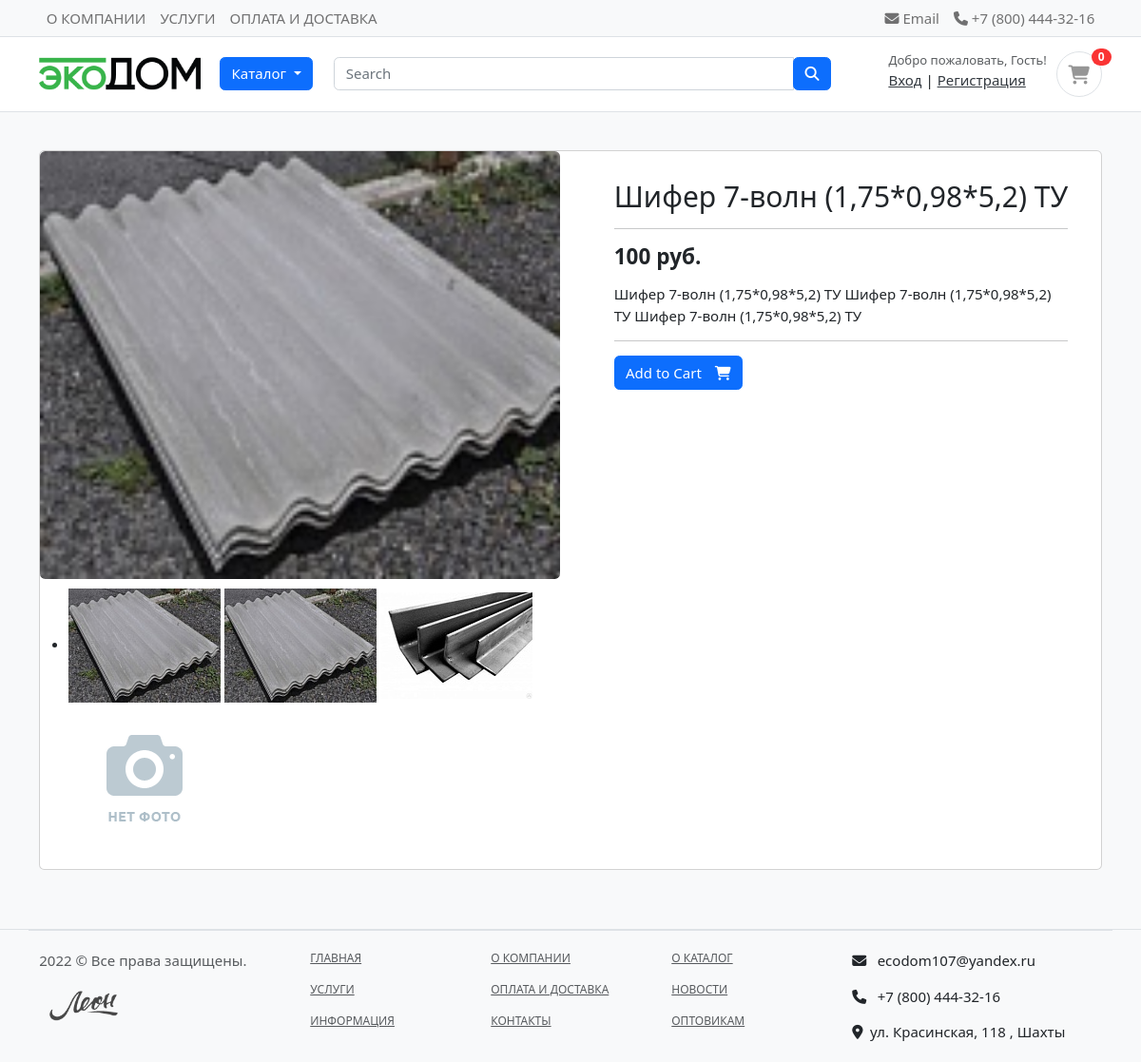
The page /shop/category/shifer/shifer-7-voln-17509852-tu/ on the database its author committed.
### shop/models.py (models this page shows, shortened)
class Product(models.Model):
    product_name = models.CharField(max_length=200, unique=True)
    slug = models.SlugField(max_length=200, unique=True)
    description = models.TextField(max_length=500, blank=True)
    price = models.IntegerField()
    images = models.ImageField(upload_to='photos/products')
    stock = models.IntegerField()
    is_available = models.BooleanField(default=True)
    category = models.ForeignKey(Category, on_delete=models.CASCADE)
    created_date = models.DateTimeField(auto_now_add=True)
    modified_date = models.DateTimeField(auto_now=True)

class ProductGallery(models.Model): # Убрать этот класс???
    product = models.ForeignKey(Product, default=None, on_delete=models.CASCADE)
    image = models.ImageField(upload_to='store/products', max_length=255)
    class Meta:
        verbose_name = 'productgallery'
        verbose_name_plural = 'product gallery'

### shop/views.py (the view)
# urls.py: path('category/<slug:category_slug>/<slug:product_slug>/', views.product_detail, name='product_detail'),
def product_detail(request, category_slug, product_slug):
    try:
        single_product = Product.objects.get(category__slug=category_slug, slug=product_slug)
        in_cart = CartItem.objects.filter(cart__cart_id=_cart_id(request), product=single_product).exists()
    except Exception as e:
        raise e
    if request.user.is_authenticated:
        try:
            orderproduct = OrderProduct.objects.filter(user=request.user, product_id=single_product.id).exists()
        except OrderProduct.DoesNotExist:
            orderproduct = None
    else:
        orderproduct = None
    product_gallery = ProductGallery.objects.filter(product_id=single_product.id)
    context = {
        'single_product': single_product,
        'in_cart': in_cart,
        'orderproduct': orderproduct,
        'product_gallery': product_gallery,
    }
    return render(request, 'shop/product_detail.html', context)

### carts/context_processors.py (called while the page is built)
def counter(request):
    cart_count = 0
    if 'admin' in request.path:
        return {}
    else:
        try:
            cart = Cart.objects.filter(cart_id=_cart_id(request))
            if request.user.is_authenticated:
                cart_items = CartItem.objects.all().filter(user=request.user)
            else:
                cart_items = CartItem.objects.all().filter(cart=cart[:1])
            for cart_item in cart_items:
                cart_count += cart_item.quantity
        except Cart.DoesNotExist:
            cart_count = 0
    return dict(cart_count=cart_count)

### carts/views.py (called while the page is built)
def _cart_id(request):
    cart = request.session.session_key
    if not cart:
        cart = request.session.create()
    return cart

### category/context_processors.py (called while the page is built)
def menu_links(request):
    links = Category.objects.all()
    return dict(links=links)

### category/models.py (called while the page is built)
    def get_url(self):
            return reverse('products_by_category', args=[self.slug])

### shop/templates/shop/product_detail.html (shortened to what this page needs)
{% extends 'base.html' %}
{% load static %}
{% block content %}
<section class="section-content padding-y bg">
    <div class="container">
        <div class="card">
            <div class="row no-gutters">
                <aside class="col-md-6">
                    <article class="gallery-wrap">
                        <div class="img-big-wrap mainImage">
                            <center><img src="{{ single_product.images.url }}"></center>
                        </div>
                    </article>
                    <ul class="thumb">
                        <li>
                            <a href="{{ single_product.images.url }}" target="mainImage"><img src="{{ single_product.images.url }}" alt="Product Image"></a>
                            {% for i in product_gallery %}
                                <a href="{{i.image.url}}" target="mainImage"><img src="{{i.image.url}}" alt="Product Image"></a>
                            {% endfor %}
                        </li>
                    </ul>
                </aside>
                <main class="col-md-6 border-left">
                    <form action="{% url 'add_cart' single_product.id %}" method="POST">
                        <article class="content-body">
                            <h2 class="title">{{ single_product.product_name }}</h2>
                            <hr>
                            <div class="mb-3">
                                <var class="price h4">{{single_product.price}} руб.</var>
                            </div>
                            <p>{{ single_product.description }}</p>
                            <hr>
                            {% if single_product.stock <= 0 %}
                                <h5 class="text-danger">Out of Stock</h5>
                            {% else %}
                                <button type="submit" class="btn  btn-primary"> <span class="text">Add to Cart</span> <i class="fas fa-shopping-cart"></i> </button>
                            {% endif %}
                        </article>
                    </form>
                </main>
            </div>
        </div>
        <br>
    </div>
</section>
{% endblock %}

### static/css/ui.css (style rules this page uses)
html { font-family: "Inter", sans-serif; font-size: 15px; }
.content-body { flex: 1 1 auto; padding: 2rem 2.3rem; }
.padding-y { padding-top: 40px; padding-bottom: 40px; }
var { font-style: normal; }
article:after, .form-group:after { display: block; clear: both; content: ""; }
.bg { background-color: #f8f9fa; }
.btn .text + i { margin-left: 10px; }
.price { font-weight: 600; color: #212529; }
.gallery-wrap .img-big-wrap { margin-bottom: 10px; border-radius: 0.37rem; overflow: hidden; background-color: #fff; }
.gallery-wrap .img-big-wrap img { height: 450px; width: auto; display: inline-block; }

### rows shown on the page
Product: images (picture), product_name "Шифер 7-волн (1,75*0,98*5,2) ТУ", price "100", description "Шифер 7-волн (1,75*0,98*5,2) ТУ Шифер 7-волн (1,75*0,98*5,2) ТУ Шифер 7-волн (1,75*0,98*5,2) ТУ"
ProductGallery: image (picture)
ProductGallery: image (picture)
ProductGallery: image (placeholder picture)

### other values the page prints
{{ cart_count }} "0"
